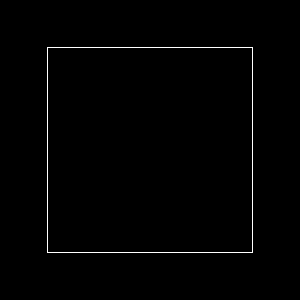

Here is the Python script that generated this plot:
#!/usr/bin/env python

# Decimate a polyline extracted from a plane boundary using
# vtkDecimatePolylineFilter with a maximum error constraint.

# Factory overrides
import vtkmodules.vtkInteractionStyle  # noqa: F401
import vtkmodules.vtkRenderingOpenGL2  # noqa: F401

from vtkmodules.vtkFiltersCore import (
    vtkDecimatePolylineFilter,
    vtkFeatureEdges,
    vtkStripper,
)
from vtkmodules.vtkFiltersSources import vtkPlaneSource
from vtkmodules.vtkRenderingCore import (
    vtkActor,
    vtkPolyDataMapper,
    vtkRenderWindow,
    vtkRenderWindowInteractor,
    vtkRenderer,
)

# Source: plane with boundary edges
plane = vtkPlaneSource()
plane.SetResolution(50, 100)

# Extract boundary edges
feature_edges = vtkFeatureEdges()
feature_edges.SetInputConnection(plane.GetOutputPort())
feature_edges.BoundaryEdgesOn()
feature_edges.FeatureEdgesOff()
feature_edges.NonManifoldEdgesOff()

# Strip edges into polylines
stripper = vtkStripper()
stripper.SetInputConnection(feature_edges.GetOutputPort())

# Decimate with maximum error constraint
decimator = vtkDecimatePolylineFilter()
decimator.SetInputConnection(stripper.GetOutputPort())
decimator.SetMaximumError(0.00001)
decimator.SetTargetReduction(0.99)
decimator.Update()

# Mapper
mapper = vtkPolyDataMapper()
mapper.SetInputConnection(decimator.GetOutputPort())

# Actor
actor = vtkActor()
actor.SetMapper(mapper)

# Renderer
renderer = vtkRenderer()
renderer.AddActor(actor)

# Window
render_window = vtkRenderWindow()
render_window.AddRenderer(renderer)
render_window.SetSize(300, 300)
render_window.SetWindowName("decimate polyline maximum error")

# Scene
camera = renderer.GetActiveCamera()
camera.SetPosition(0, 0, 1)
camera.SetFocalPoint(0, 0, 0)
renderer.ResetCamera()

# Interactor
interactor = vtkRenderWindowInteractor()
interactor.SetRenderWindow(render_window)

interactor.Initialize()
interactor.Start()
